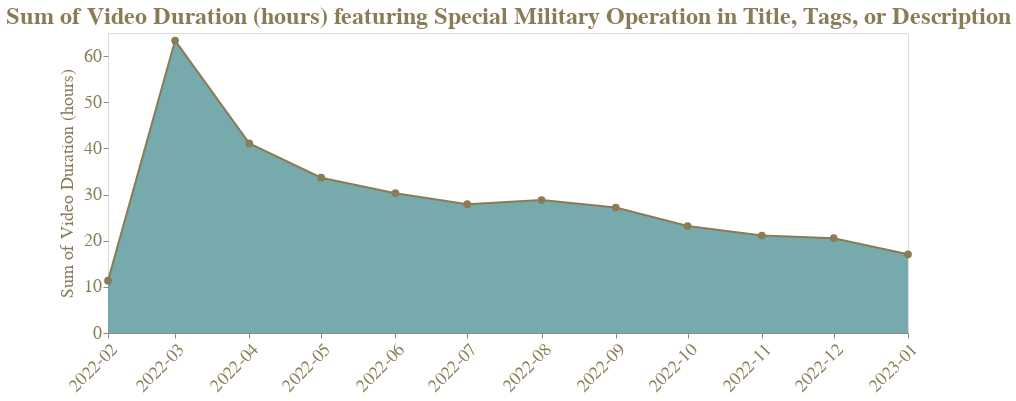

Write notebook code for a chart like this one.
### Code cell
get_chart(
    df_scraped,
    smo,
    "year_month",
    "Sum of Video Duration (hours)",
)

### Figure 1 — Vega-Lite specification as saved in the notebook (floating-point values rounded to 4 significant figures)
{"config": {"view": {"continuousWidth": 400, "continuousHeight": 300}}, "layer": [{"mark": {"type": "area", "color": "#3C8689", "fillOpacity": 0.7}, "encoding": {"x": {"axis": {"format": "%Y-%m", "grid": false, "labelAngle": -45, "labelColor": "#897C57", "labelFont": "Franklin Gothic Demi Cond", "labelFontSize": 18, "ticks": true, "title": null}, "field": "year_month", "type": "temporal"}, "y": {"axis": {"domain": false, "grid": false, "gridWidth": 0.5, "labelColor": "#897C57", "labelFont": "Franklin Gothic Demi Cond", "labelFontSize": 18, "ticks": true, "titleColor": "#897C57", "titleFontSize": 35, "titleFontStyle": "Franklin Gothic Demi Cond"}, "field": "Sum of Video Duration (hours)", "type": "quantitative"}}}, {"mark": {"type": "line", "color": "#897C57"}, "encoding": {"x": {"field": "year_month", "type": "temporal"}, "y": {"field": "Sum of Video Duration (hours)", "type": "quantitative"}}}, {"mark": {"type": "point", "color": "#897C57", "filled": true, "opacity": 1, "size": 60}, "encoding": {"x": {"field": "year_month", "type": "temporal"}, "y": {"field": "Sum of Video Duration (hours)", "type": "quantitative"}}}], "data": {"name": "data-02009cca92134e0073cc5ad2bf4b7330"}, "height": 300, "title": {"text": ["Sum of Video Duration (hours) featuring Special Military Operation in Title, Tags, or Description"], "font": "Franklin Gothic", "fontSize": 24, "color": "#897C57"}, "width": 800, "$schema": "https://vega.github.io/schema/vega-lite/v4.17.0.json", "datasets": {"data-02009cca92134e0073cc5ad2bf4b7330": [{"year_month": "2022-02-01T00:00:00", "Count of News Articles": 311, "Sum of Video Duration (hours)": 11.34}, {"year_month": "2022-03-01T00:00:00", "Count of News Articles": 1609, "Sum of Video Duration (hours)": 63.36}, {"year_month": "2022-04-01T00:00:00", "Count of News Articles": 1134, "Sum of Video Duration (hours)": 41.08}, {"year_month": "2022-05-01T00:00:00", "Count of News Articles": 976, "Sum of Video Duration (hours)": 33.64}, {"year_month": "2022-06-01T00:00:00", "Count of News Articles": 826, "Sum of Video Duration (hours)": 30.29}, {"year_month": "2022-07-01T00:00:00", "Count of News Articles": 784, "Sum of Video Duration (hours)": 27.9}, {"year_month": "2022-08-01T00:00:00", "Count of News Articles": 804, "Sum of Video Duration (hours)": 28.81}, {"year_month": "2022-09-01T00:00:00", "Count of News Articles": 622, "Sum of Video Duration (hours)": 27.18}, {"year_month": "2022-10-01T00:00:00", "Count of News Articles": 601, "Sum of Video Duration (hours)": 23.18}, {"year_month": "2022-11-01T00:00:00", "Count of News Articles": 592, "Sum of Video Duration (hours)": 21.12}, {"year_month": "2022-12-01T00:00:00", "Count of News Articles": 557, "Sum of Video Duration (hours)": 20.54}, {"year_month": "2023-01-01T00:00:00", "Count of News Articles": 453, "Sum of Video Duration (hours)": 17.04}]}}
